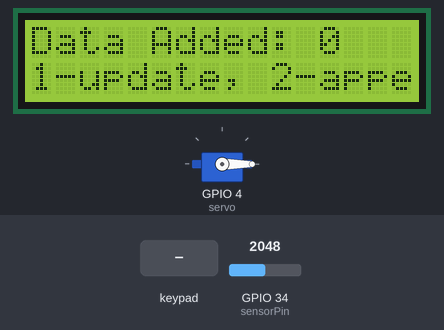
Simulated run of this sketch. Board: ESP32. Shown: 16×2 character LCD, servo. Inputs (shaded band) come from the test bench; at power-on: GPIO 34 (sensorPin) = 2048. WiFi joins after 1.5 s; servers stay silent unless stated; the local clock reads 2024-03-15 10:24:30 at power-on unless the sketch sets it; the Firebase database answers and starts empty; what the sketch prints to the serial monitor is not drawn.

Above: at 5.9 s.
6.0 s: keypad keys 1 3 1 2 1 4 2 7 pressed 0.4 s apart
At 6.9 s:
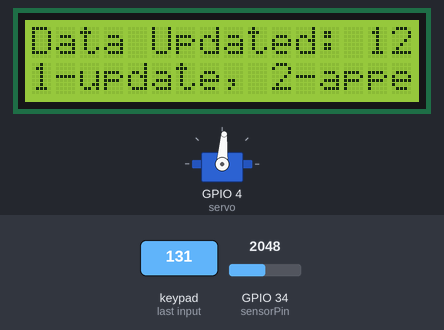
14.2 s: GPIO 34 (sensorPin) set to 2866
At 19.6 s:
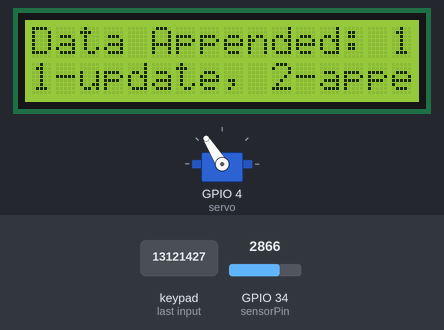
19.8 s: key '3' pressed
At 23.6 s:
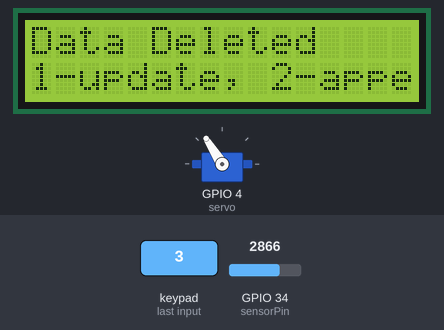
24.0 s: key '1' pressed
At 25.2 s:
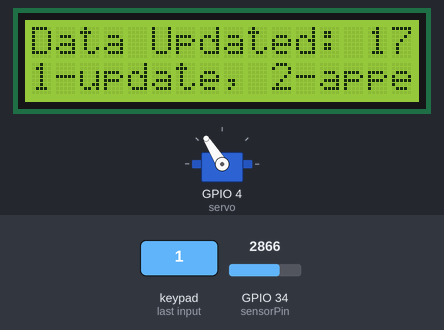
25.6 s: key '2' pressed
At 28.1 s:
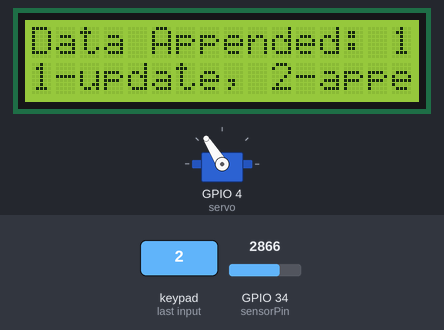
Timing chart, 0 to 29.6 s (numbered marks = the images above; inputs shaded):
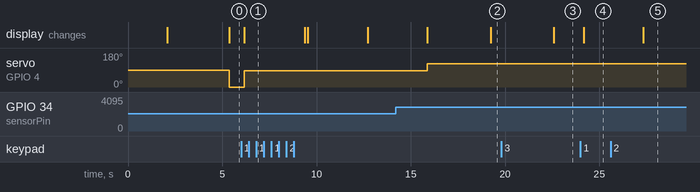

The sketch:

problem1.ino
```cpp
#include <Arduino.h>
#include <WiFi.h>
#include <Firebase_ESP_Client.h>
#include "time.h"
#include <LiquidCrystal.h>
//#include <LiquidCrystal_I2C.h>
#include <ESP32Servo.h>

LiquidCrystal lcd(22, 23, 5, 18, 19, 21);


Servo servo;
// Provide the token generation process info.
#include "addons/TokenHelper.h"
// Provide the RTDB payload printing info and other helper functions.
#include "addons/RTDBHelper.h"

// Insert your network credentials
#define WIFI_SSID "nagui labib"
#define WIFI_PASSWORD "naguilabib#31"

// Insert Firebase project API Key
#define API_KEY "AIzaSyB6gXcrJJTvQLTfifbLMIdo6F2Y6MvLKqs"

// Insert Authorized Email and Corresponding Password
#define USER_EMAIL "verinamichelk@gmail.com"
//#define USER_PASSWORD "123456"

// Insert RTDB URLefine the RTDB URL
#define DATABASE_URL "https://session5-179dc-default-rtdb.firebaseio.com/"

// Define Firebase objects
FirebaseData fbdo;
FirebaseAuth auth;
FirebaseConfig config;

// Variable to save USER UID
String uid;

// Database main path (to be updated in setup with the user UID)
String databasePath;
// Database child nodes
int irsensor;
String IR_path = "/irsensor";
String timePath = "/timestamp";

// Parent Node (to be updated in every loop)
String parentPath;

int timestamp;
FirebaseJson json;

// Network time Protocl Server
const char* ntpServer = "pool.ntp.org";

// Capacitive Soil Moisture Sensor Temperature sensor
// GPIO where the Capacitive Soil Moisture Sensor is connected to
int sensorPin = 34;


// Timer variables (send new readings every thirt seconds)
unsigned long sendDataPrevMillis = 0;
unsigned long timerDelay = 5000;


// Initialize WiFi
void initWiFi() {
  WiFi.begin(WIFI_SSID, WIFI_PASSWORD);
  Serial.println("Connecting to WiFi ..");
  while (WiFi.status() != WL_CONNECTED) {
    Serial.print('.');
    delay(1000);
  }
  Serial.print("\nConnected Successfully\nIp is: ");
  Serial.println(WiFi.localIP());
  Serial.println();
}

// Function that gets current epoch time
unsigned long getTime() {
  time_t now;
  struct tm timeinfo;
  if (!getLocalTime(&timeinfo)) {
    // Serial.println("Failed to obtain time");
    return (0);
  }
  time(&now);
  return now;
}
unsigned long dataMillis = 0;
#define ROW_NUM 4 /* Define keypad Rows */
#define COLUMN_NUM 4 /* Define keypad Columns */

char keys[ROW_NUM][COLUMN_NUM] = {
{'1', '2', '3', 'A'},
{'4', '5', '6', 'B'},
{'7', '8', '9', 'C'},
{'*', '0', '#', 'D'}
};
byte pin_rows[ROW_NUM] = {13, 12, 14, 27}; /* Initialized ESP32
Pins for Rows */
byte pin_column[COLUMN_NUM] = {26, 25, 33, 32}; /* Initialized
ESP32 Pins for Columns */
#include <Keypad.h> /* Included keypad library */
Keypad keypad = Keypad(makeKeymap(keys), pin_rows, pin_column, ROW_NUM, COLUMN_NUM);

void setup() {
  Serial.begin(115200);
  lcd.begin(16,2);
  servo.attach(4);
  pinMode(sensorPin, INPUT);

  //start Wifi
  initWiFi();

  //Configure times
  configTime(0, 0, ntpServer);

  // Assign the api key (required)
  config.api_key = API_KEY;

  // Assign the user sign in credentials
  auth.user.email = USER_EMAIL;
  //auth.user.password = USER_PASSWORD;

  // Assign the RTDB URL (required)
  config.database_url = DATABASE_URL;

  Firebase.reconnectWiFi(true);
  fbdo.setResponseSize(4096);

  // Assign the callback function for the long running token generation task */
  config.token_status_callback = tokenStatusCallback;  //see addons/TokenHelper.h
  config.max_token_generation_retry = 5;

  // Initialize the library with the Firebase authen and config
  Firebase.begin(&config, &auth);

   Serial.print("Enter your password.");
   lcd.clear();
   lcd.setCursor(0,0);
   lcd.print("Enter pass: ");

}
void loop() {

  char keyPressed = keypad.getKey();
      char password[7];

  if (keyPressed != NO_KEY) {
//  Serial.print("*"); // Mask the entered password
  delay(100);
  int i = 0;
  while (i < 6) {
    if (keyPressed != NO_KEY && keyPressed != '#' && keyPressed != '*') {
      password[i] = keyPressed;
      i++;
      Serial.print("*");
    }
    keyPressed = keypad.getKey();
    delay(100);
  }

    password[i] = '\0';

    Serial.println(password);
    auth.user.password = password;
    Firebase.begin(&config, &auth);


    // Firebase.ready() should be called repeatedly to handle authentication tasks.

    if (millis() - dataMillis > 5000 && Firebase.ready())
    {
        dataMillis = millis();
        Serial.println(auth.token.uid.c_str());
        uid = auth.token.uid.c_str();
        lcd.clear();
        lcd.setCursor(0,0);
        lcd.print(uid);
        Serial.println("---------------------");

    }

  // Update database path
  databasePath = "/UsersData/" + uid + "/readings";
}

  // Send new readings to database
  if (Firebase.ready() && (millis() - sendDataPrevMillis > timerDelay || sendDataPrevMillis == 0)) {
    sendDataPrevMillis = millis();

    //Get current timestamp
    timestamp = getTime();
//    Serial.print("time: ");
//    Serial.println(timestamp);
    // Serial.print("IR Value: ");
    // Serial.println(irsensor);

    parentPath = databasePath + "/" + String(timestamp);

    int idx = 1;

    irsensor = analogRead(sensorPin);
    int dist = map(irsensor, 0, 4095, 0, 25);
    IR_path = "/reading" + String(idx);

    json.set(IR_path.c_str(), dist);
    json.set(timePath, String(timestamp));
    Serial.printf("Set json... %s\n", Firebase.RTDB.setJSON(&fbdo, parentPath.c_str(), &json) ? "ok" : fbdo.errorReason().c_str());
    idx++;
    delay(3000);
    Serial.printf("Get int... %s\n", Firebase.RTDB.getInt(&fbdo, String(parentPath + IR_path)) ? "got new IR Value" : fbdo.errorReason().c_str());
    //Serial.println(dist);
    int get_IR = fbdo.to<int>();
    Serial.println(get_IR);
    lcd.clear();
    lcd.setCursor(0,0);
    lcd.print("Data Added: ");
    lcd.print(get_IR);
    lcd.setCursor(0,1);
    lcd.print("1-update, 2-append, 3-delete, #-skip");
    int servoValue = map(get_IR, 0, 25, 0, 180);
    servo.write(servoValue);

    Serial.println("Choose what to do next: (1-update, 2-append, 3-delete, #-skip");

    do {

    keyPressed = keypad.getKey();

    String new_path;
    switch(keyPressed) {

       case '1':
         irsensor = analogRead(sensorPin);
         dist = map(irsensor, 0, 4095, 0, 25);
         idx--;
         IR_path = "/reading" +  String(idx);
          json.set(IR_path.c_str(), dist);
          Serial.printf("update node... %s\n", Firebase.RTDB.updateNode(&fbdo, parentPath.c_str(), &json) ? "ok" : fbdo.errorReason().c_str());
          Serial.println(dist);
          idx++;
          lcd.clear();
          lcd.setCursor(0,0);
          lcd.print("Data Updated: ");
          lcd.print(dist);
          lcd.setCursor(0,1);
          lcd.print("1-update, 2-append, 3-delete, #-skip");
          servoValue = map(dist, 0, 25, 0, 180);
          servo.write(servoValue);
          delay(3000);

         break;

      case '2':

          irsensor = analogRead(sensorPin);
          dist = map(irsensor, 0, 4095, 0, 25);
          IR_path = "/reading" +  String(idx);
          json.set(IR_path, dist);
          Serial.printf("update node... %s\n", Firebase.RTDB.updateNode(&fbdo, parentPath.c_str(), &json) ? "ok" : fbdo.errorReason().c_str());
          Serial.println(dist);
          idx++;
          lcd.clear();
          lcd.setCursor(0,0);
          lcd.print("Data Appended: ");
          lcd.print(dist);
          lcd.setCursor(0,1);
          lcd.print("1-update, 2-append, 3-delete, #-skip");
          servoValue = map(dist, 0, 25, 0, 180);
          servo.write(servoValue);
          delay(3000);

         break;

      case '3':
          idx--;
          IR_path = "/reading" +  String(idx);
          new_path = databasePath + "/" + timestamp + IR_path;
         if (Firebase.RTDB.deleteNode(&fbdo, new_path.c_str())) {
          Serial.println("Node deleted successfully");
          json.clear();

          lcd.clear();
          lcd.setCursor(0,0);
          lcd.print("Data Deleted");
          lcd.setCursor(0,1);
          lcd.print("1-update, 2-append, 3-delete, #-skip");
        } else {
          Serial.println("Error deleting node");
          Serial.println(fbdo.errorReason());
        }
         break;

    }
    }
    while(keyPressed != '#');
    json.clear();

    Serial.println("-------------------------------------");
  }
}
```

Measured:
- after the input at 6.0 s, servo on GPIO 4 (servo): 0° → 86° after 0.17 s; the display: changes after 0.17 s (image 1)
- after the input at 14.2 s, servo on GPIO 4 (servo): 86° → 122° after 1.7 s; the display: first changes after 1.7 s (image 2 shows a later state)
- after the input at 19.8 s, the display: changes after 2.8 s (image 3)
- after the input at 24.0 s, the display: changes after 0.16 s (image 4)
- after the input at 25.6 s, the display: changes after 1.7 s (image 5)
